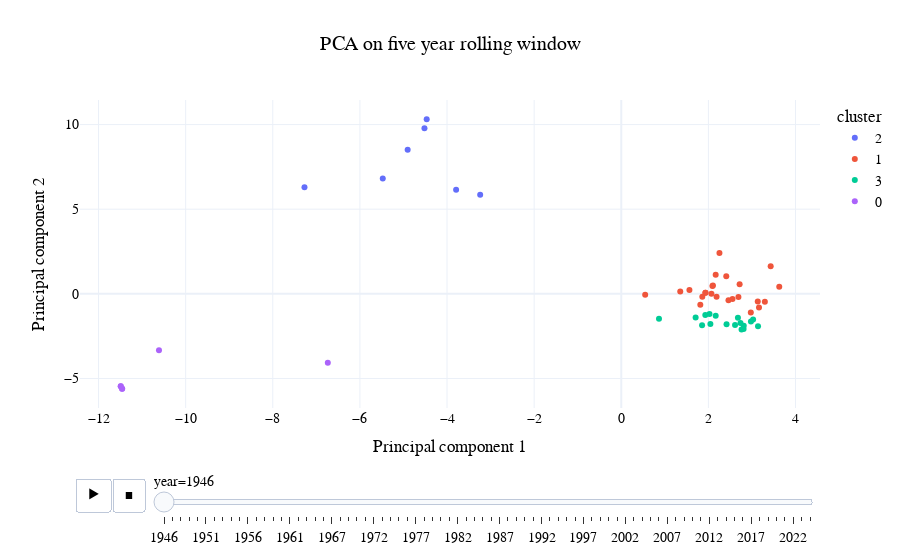

This figure's notebook cell:
### Code cell
# Create an interactive scatter plot with a slider
fig = px.scatter(
    results,
    x='PCA1',
    y='PCA2',
    color='cluster',
    animation_frame='year',
    hover_data={'ms_name': True, 'PCA1': False, 'PCA2': False},
    title='PCA on five year rolling window',
    labels={'PCA1': 'Principal component 1', 'PCA2': 'Principal component 2'},
    template='plotly_white'
)

fig.update_layout(
    font=dict(
        family='Helvetica', 
        size=14,         # Font size
        color='black'     # Font color
    ),
    title_x=0.5  # Center the title
)

# Show the plot
fig.show()

fig.write_html("outputs/interactive_pca_plot with windows.html", auto_play=False)

### Figure 1 — Plotly figure (JSON) as saved in the notebook; plotly's stock layout.template omitted (floating-point values rounded to 4 significant figures)
{"data": [{"customdata": [["AFGHANISTAN"], ["COLOMBIA"], ["CZECHOSLOVAKIA"], ["ECUADOR"], ["HAITI"], ["INDIA"], ["VENEZUELA"]], "hovertemplate": "cluster=2<br>year=1946<br>ms_name=%{customdata[0]}<extra></extra>", "legendgroup": "2", "marker": {"color": "#636efa", "symbol": "circle"}, "mode": "markers", "name": "2", "orientation": "v", "showlegend": true, "type": "scatter", "x": [-4.518, -4.904, -7.272, -3.239, -4.467, -5.475, -3.791], "xaxis": "x", "y": [9.776, 8.513, 6.303, 5.853, 10.32, 6.817, 6.152], "yaxis": "y"}, {"customdata": [["ARGENTINA"], ["AUSTRALIA"], ["BOLIVIA"], ["BRAZIL"], ["CHILE"], ["COSTA RICA"], ["CUBA"], ["EGYPT"], ["ETHIOPIA"], ["GUATEMALA"], ["HONDURAS"], ["IRAQ"], ["ICELAND"], ["LEBANON"], ["LUXEMBOURG"], ["MEXICO"], ["NICARAGUA"], ["NETHERLANDS"], ["PANAMA"], ["SAUDI ARABIA"], ["EL SALVADOR"], ["SWEDEN"], ["SYRIAN ARAB REPUBLIC"], ["TURKEY"]], "hovertemplate": "cluster=1<br>year=1946<br>ms_name=%{customdata[0]}<extra></extra>", "legendgroup": "1", "marker": {"color": "#EF553B", "symbol": "circle"}, "mode": "markers", "name": "1", "orientation": "v", "showlegend": true, "type": "scatter", "x": [2.188, 1.815, 1.861, 2.461, 0.5491, 2.411, 2.974, 2.104, 1.354, 1.565, 3.162, 1.933, 2.168, 3.297, 2.554, 2.07, 3.627, 3.134, 2.717, 2.093, 3.43, 2.254, 1.933, 2.69], "xaxis": "x", "y": [-0.1703, -0.6439, -0.176, -0.3807, -0.04934, 1.046, -1.101, 0.4924, 0.1358, 0.2249, -0.8084, 0.07182, 1.125, -0.4699, -0.301, 0.004957, 0.4234, -0.4534, 0.5737, 0.4632, 1.635, 2.408, 0.07182, -0.1839], "yaxis": "y"}, {"customdata": [["BELGIUM"], ["CANADA"], ["CHINA"], ["DENMARK"], ["DOMINICAN REPUBLIC"], ["FRANCE"], ["UNITED KINGDOM"], ["GREECE"], ["IRAN (ISLAMIC REPUBLIC OF)"], ["NORWAY"], ["NEW ZEALAND"], ["PERU"], ["PHILIPPINES"], ["PARAGUAY"], ["URUGUAY"], ["UNITED STATES"], ["SOUTH AFRICA"]], "hovertemplate": "cluster=3<br>year=1946<br>ms_name=%{customdata[0]}<extra></extra>", "legendgroup": "3", "marker": {"color": "#00cc96", "symbol": "circle"}, "mode": "markers", "name": "3", "orientation": "v", "showlegend": true, "type": "scatter", "x": [2.047, 2.812, 1.856, 2.026, 2.168, 0.8661, 3.139, 2.737, 1.707, 1.929, 2.762, 2.977, 2.678, 3.027, 2.417, 2.808, 2.612], "xaxis": "x", "y": [-1.777, -1.889, -1.862, -1.197, -1.291, -1.472, -1.91, -1.721, -1.391, -1.245, -2.112, -1.635, -1.413, -1.509, -1.791, -2.079, -1.835], "yaxis": "y"}, {"customdata": [["BELARUS"], ["LIBERIA"], ["POLAND"], ["USSR"], ["UKRAINE"], ["YUGOSLAVIA"]], "hovertemplate": "cluster=0<br>year=1946<br>ms_name=%{customdata[0]}<extra></extra>", "legendgroup": "0", "marker": {"color": "#ab63fa", "symbol": "circle"}, "mode": "markers", "name": "0", "orientation": "v", "showlegend": true, "type": "scatter", "x": [-11.49, -6.737, -10.61, -11.46, -11.49, -11.46], "xaxis": "x", "y": [-5.457, -4.071, -3.334, -5.613, -5.457, -5.613], "yaxis": "y"}], "layout": {"font": {"color": "black", "family": "Helvetica", "size": 14}, "legend": {"title": {"text": "cluster"}, "tracegroupgap": 0}, "sliders": [{"active": 0, "currentvalue": {"prefix": "year="}, "len": 0.9, "pad": {"b": 10, "t": 60}, "steps": [{"args": [["1946"], {"frame": {"duration": 0, "redraw": false}, "fromcurrent": true, "mode": "immediate", "transition": {"duration": 0, "easing": "linear"}}], "label": "1946", "method": "animate"}, {"args": [["1947"], {"frame": {"duration": 0, "redraw": false}, "fromcurrent": true, "mode": "immediate", "transition": {"duration": 0, "easing": "linear"}}], "label": "1947", "method": "animate"}, {"args": [["1948"], {"frame": {"duration": 0, "redraw": false}, "fromcurrent": true, "mode": "immediate", "transition": {"duration": 0, "easing": "linear"}}], "label": "1948", "method": "animate"}, {"args": [["1949"], {"frame": {"duration": 0, "redraw": false}, "fromcurrent": true, "mode": "immediate", "transition": {"duration": 0, "easing": "linear"}}], "label": "1949", "method": "animate"}, {"args": [["1950"], {"frame": {"duration": 0, "redraw": false}, "fromcurrent": true, "mode": "immediate", "transition": {"duration": 0, "easing": "linear"}}], "label": "1950", "method": "animate"}, {"args": [["1951"], {"frame": {"duration": 0, "redraw": false}, "fromcurrent": true, "mode": "immediate", "transition": {"duration": 0, "easing": "linear"}}], "label": "1951", "method": "animate"}, {"args": [["1952"], {"frame": {"duration": 0, "redraw": false}, "fromcurrent": true, "mode": "immediate", "transition": {"duration": 0, "easing": "linear"}}], "label": "1952", "method": "animate"}, {"args": [["1953"], {"frame": {"duration": 0, "redraw": false}, "fromcurrent": true, "mode": "immediate", "transition": {"duration": 0, "easing": "linear"}}], "label": "1953", "method": "animate"}, {"args": [["1954"], {"frame": {"duration": 0, "redraw": false}, "fromcurrent": true, "mode": "immediate", "transition": {"duration": 0, "easing": "linear"}}], "label": "1954", "method": "animate"}, {"args": [["1955"], {"frame": {"duration": 0, "redraw": false}, "fromcurrent": true, "mode": "immediate", "transition": {"duration": 0, "easing": "linear"}}], "label": "1955", "method": "animate"}, {"args": [["1956"], {"frame": {"duration": 0, "redraw": false}, "fromcurrent": true, "mode": "immediate", "transition": {"duration": 0, "easing": "linear"}}], "label": "1956", "method": "animate"}, {"args": [["1957"], {"frame": {"duration": 0, "redraw": false}, "fromcurrent": true, "mode": "immediate", "transition": {"duration": 0, "easing": "linear"}}], "label": "1957", "method": "animate"}, {"args": [["1958"], {"frame": {"duration": 0, "redraw": false}, "fromcurrent": true, "mode": "immediate", "transition": {"duration": 0, "easing": "linear"}}], "label": "1958", "method": "animate"}, {"args": [["1959"], {"frame": {"duration": 0, "redraw": false}, "fromcurrent": true, "mode": "immediate", "transition": {"duration": 0, "easing": "linear"}}], "label": "1959", "method": "animate"}, {"args": [["1960"], {"frame": {"duration": 0, "redraw": false}, "fromcurrent": true, "mode": "immediate", "transition": {"duration": 0, "easing": "linear"}}], "label": "1960", "method": "animate"}, {"args": [["1961"], {"frame": {"duration": 0, "redraw": false}, "fromcurrent": true, "mode": "immediate", "transition": {"duration": 0, "easing": "linear"}}], "label": "1961", "method": "animate"}, {"args": [["1962"], {"frame": {"duration": 0, "redraw": false}, "fromcurrent": true, "mode": "immediate", "transition": {"duration": 0, "easing": "linear"}}], "label": "1962", "method": "animate"}, {"args": [["1963"], {"frame": {"duration": 0, "redraw": false}, "fromcurrent": true, "mode": "immediate", "transition": {"duration": 0, "easing": "linear"}}], "label": "1963", "method": "animate"}, {"args": [["1965"], {"frame": {"duration": 0, "redraw": false}, "fromcurrent": true, "mode": "immediate", "transition": {"duration": 0, "easing": "linear"}}], "label": "1965", "method": "animate"}, {"args": [["1966"], {"frame": {"duration": 0, "redraw": false}, "fromcurrent": true, "mode": "immediate", "transition": {"duration": 0, "easing": "linear"}}], "label": "1966", "method": "animate"}, {"args": [["1967"], {"frame": {"duration": 0, "redraw": false}, "fromcurrent": true, "mode": "immediate", "transition": {"duration": 0, "easing": "linear"}}], "label": "1967", "method": "animate"}, {"args": [["1968"], {"frame": {"duration": 0, "redraw": false}, "fromcurrent": true, "mode": "immediate", "transition": {"duration": 0, "easing": "linear"}}], "label": "1968", "method": "animate"}, {"args": [["1969"], {"frame": {"duration": 0, "redraw": false}, "fromcurrent": true, "mode": "immediate", "transition": {"duration": 0, "easing": "linear"}}], "label": "1969", "method": "animate"}, {"args": [["1970"], {"frame": {"duration": 0, "redraw": false}, "fromcurrent": true, "mode": "immediate", "transition": {"duration": 0, "easing": "linear"}}], "label": "1970", "method": "animate"}, {"args": [["1971"], {"frame": {"duration": 0, "redraw": false}, "fromcurrent": true, "mode": "immediate", "transition": {"duration": 0, "easing": "linear"}}], "label": "1971", "method": "animate"}, {"args": [["1972"], {"frame": {"duration": 0, "redraw": false}, "fromcurrent": true, "mode": "immediate", "transition": {"duration": 0, "easing": "linear"}}], "label": "1972", "method": "animate"}, {"args": [["1973"], {"frame": {"duration": 0, "redraw": false}, "fromcurrent": true, "mode": "immediate", "transition": {"duration": 0, "easing": "linear"}}], "label": "1973", "method": "animate"}, {"args": [["1974"], {"frame": {"duration": 0, "redraw": false}, "fromcurrent": true, "mode": "immediate", "transition": {"duration": 0, "easing": "linear"}}], "label": "1974", "method": "animate"}, {"args": [["1975"], {"frame": {"duration": 0, "redraw": false}, "fromcurrent": true, "mode": "immediate", "transition": {"duration": 0, "easing": "linear"}}], "label": "1975", "method": "animate"}, {"args": [["1976"], {"frame": {"duration": 0, "redraw": false}, "fromcurrent": true, "mode": "immediate", "transition": {"duration": 0, "easing": "linear"}}], "label": "1976", "method": "animate"}, {"args": [["1977"], {"frame": {"duration": 0, "redraw": false}, "fromcurrent": true, "mode": "immediate", "transition": {"duration": 0, "easing": "linear"}}], "label": "1977", "method": "animate"}, {"args": [["1978"], {"frame": {"duration": 0, "redraw": false}, "fromcurrent": true, "mode": "immediate", "transition": {"duration": 0, "easing": "linear"}}], "label": "1978", "method": "animate"}, {"args": [["1979"], {"frame": {"duration": 0, "redraw": false}, "fromcurrent": true, "mode": "immediate", "transition": {"duration": 0, "easing": "linear"}}], "label": "1979", "method": "animate"}, {"args": [["1980"], {"frame": {"duration": 0, "redraw": false}, "fromcurrent": true, "mode": "immediate", "transition": {"duration": 0, "easing": "linear"}}], "label": "1980", "method": "animate"}, {"args": [["1981"], {"frame": {"duration": 0, "redraw": false}, "fromcurrent": true, "mode": "immediate", "transition": {"duration": 0, "easing": "linear"}}], "label": "1981", "method": "animate"}, {"args": [["1982"], {"frame": {"duration": 0, "redraw": false}, "fromcurrent": true, "mode": "immediate", "transition": {"duration": 0, "easing": "linear"}}], "label": "1982", "method": "animate"}, {"args": [["1983"], {"frame": {"duration": 0, "redraw": false}, "fromcurrent": true, "mode": "immediate", "transition": {"duration": 0, "easing": "linear"}}], "label": "1983", "method": "animate"}, {"args": [["1984"], {"frame": {"duration": 0, "redraw": false}, "fromcurrent": true, "mode": "immediate", "transition": {"duration": 0, "easing": "linear"}}], "label": "1984", "method": "animate"}, {"args": [["1985"], {"frame": {"duration": 0, "redraw": false}, "fromcurrent": true, "mode": "immediate", "transition": {"duration": 0, "easing": "linear"}}], "label": "1985", "method": "animate"}, {"args": [["1986"], {"frame": {"duration": 0, "redraw": false}, "fromcurrent": true, "mode": "immediate", "transition": {"duration": 0, "easing": "linear"}}], "label": "1986", "method": "animate"}, {"args": [["1987"], {"frame": {"duration": 0, "redraw": false}, "fromcurrent": true, "mode": "immediate", "transition": {"duration": 0, "easing": "linear"}}], "label": "1987", "method": "animate"}, {"args": [["1988"], {"frame": {"duration": 0, "redraw": false}, "fromcurrent": true, "mode": "immediate", "transition": {"duration": 0, "easing": "linear"}}], "label": "1988", "method": "animate"}, {"args": [["1989"], {"frame": {"duration": 0, "redraw": false}, "fromcurrent": true, "mode": "immediate", "transition": {"duration": 0, "easing": "linear"}}], "label": "1989", "method": "animate"}, {"args": [["1990"], {"frame": {"duration": 0, "redraw": false}, "fromcurrent": true, "mode": "immediate", "transition": {"duration": 0, "easing": "linear"}}], "label": "1990", "method": "animate"}, {"args": [["1991"], {"frame": {"duration": 0, "redraw": false}, "fromcurrent": true, "mode": "immediate", "transition": {"duration": 0, "easing": "linear"}}], "label": "1991", "method": "animate"}, {"args": [["1992"], {"frame": {"duration": 0, "redraw": false}, "fromcurrent": true, "mode": "immediate", "transition": {"duration": 0, "easing": "linear"}}], "label": "1992", "method": "animate"}, {"args": [["1993"], {"frame": {"duration": 0, "redraw": false}, "fromcurrent": true, "mode": "immediate", "transition": {"duration": 0, "easing": "linear"}}], "label": "1993", "method": "animate"}, {"args": [["1994"], {"frame": {"duration": 0, "redraw": false}, "fromcurrent": true, "mode": "immediate", "transition": {"duration": 0, "easing": "linear"}}], "label": "1994", "method": "animate"}, {"args": [["1995"], {"frame": {"duration": 0, "redraw": false}, "fromcurrent": true, "mode": "immediate", "transition": {"duration": 0, "easing": "linear"}}], "label": "1995", "method": "animate"}, {"args": [["1996"], {"frame": {"duration": 0, "redraw": false}, "fromcurrent": true, "mode": "immediate", "transition": {"duration": 0, "easing": "linear"}}], "label": "1996", "method": "animate"}, {"args": [["1997"], {"frame": {"duration": 0, "redraw": false}, "fromcurrent": true, "mode": "immediate", "transition": {"duration": 0, "easing": "linear"}}], "label": "1997", "method": "animate"}, {"args": [["1998"], {"frame": {"duration": 0, "redraw": false}, "fromcurrent": true, "mode": "immediate", "transition": {"duration": 0, "easing": "linear"}}], "label": "1998", "method": "animate"}, {"args": [["1999"], {"frame": {"duration": 0, "redraw": false}, "fromcurrent": true, "mode": "immediate", "transition": {"duration": 0, "easing": "linear"}}], "label": "1999", "method": "animate"}, {"args": [["2000"], {"frame": {"duration": 0, "redraw": false}, "fromcurrent": true, "mode": "immediate", "transition": {"duration": 0, "easing": "linear"}}], "label": "2000", "method": "animate"}, {"args": [["2001"], {"frame": {"duration": 0, "redraw": false}, "fromcurrent": true, "mode": "immediate", "transition": {"duration": 0, "easing": "linear"}}], "label": "2001", "method": "animate"}, {"args": [["2002"], {"frame": {"duration": 0, "redraw": false}, "fromcurrent": true, "mode": "immediate", "transition": {"duration": 0, "easing": "linear"}}], "label": "2002", "method": "animate"}, {"args": [["2003"], {"frame": {"duration": 0, "redraw": false}, "fromcurrent": true, "mode": "immediate", "transition": {"duration": 0, "easing": "linear"}}], "label": "2003", "method": "animate"}, {"args": [["2004"], {"frame": {"duration": 0, "redraw": false}, "fromcurrent": true, "mode": "immediate", "transition": {"duration": 0, "easing": "linear"}}], "label": "2004", "method": "animate"}, {"args": [["2005"], {"frame": {"duration": 0, "redraw": false}, "fromcurrent": true, "mode": "immediate", "transition": {"duration": 0, "easing": "linear"}}], "label": "2005", "method": "animate"}, {"args": [["2006"], {"frame": {"duration": 0, "redraw": false}, "fromcurrent": true, "mode": "immediate", "transition": {"duration": 0, "easing": "linear"}}], "label": "2006", "method": "animate"}, {"args": [["2007"], {"frame": {"duration": 0, "redraw": false}, "fromcurrent": true, "mode": "immediate", "transition": {"duration": 0, "easing": "linear"}}], "label": "2007", "method": "animate"}, {"args": [["2008"], {"frame": {"duration": 0, "redraw": false}, "fromcurrent": true, "mode": "immediate", "transition": {"duration": 0, "easing": "linear"}}], "label": "2008", "method": "animate"}, {"args": [["2009"], {"frame": {"duration": 0, "redraw": false}, "fromcurrent": true, "mode": "immediate", "transition": {"duration": 0, "easing": "linear"}}], "label": "2009", "method": "animate"}, {"args": [["2010"], {"frame": {"duration": 0, "redraw": false}, "fromcurrent": true, "mode": "immediate", "transition": {"duration": 0, "easing": "linear"}}], "label": "2010", "method": "animate"}, {"args": [["2011"], {"frame": {"duration": 0, "redraw": false}, "fromcurrent": true, "mode": "immediate", "transition": {"duration": 0, "easing": "linear"}}], "label": "2011", "method": "animate"}, {"args": [["2012"], {"frame": {"duration": 0, "redraw": false}, "fromcurrent": true, "mode": "immediate", "transition": {"duration": 0, "easing": "linear"}}], "label": "2012", "method": "animate"}, {"args": [["2013"], {"frame": {"duration": 0, "redraw": false}, "fromcurrent": true, "mode": "immediate", "transition": {"duration": 0, "easing": "linear"}}], "label": "2013", "method": "animate"}, {"args": [["2014"], {"frame": {"duration": 0, "redraw": false}, "fromcurrent": true, "mode": "immediate", "transition": {"duration": 0, "easing": "linear"}}], "label": "2014", "method": "animate"}, {"args": [["2015"], {"frame": {"duration": 0, "redraw": false}, "fromcurrent": true, "mode": "immediate", "transition": {"duration": 0, "easing": "linear"}}], "label": "2015", "method": "animate"}, {"args": [["2016"], {"frame": {"duration": 0, "redraw": false}, "fromcurrent": true, "mode": "immediate", "transition": {"duration": 0, "easing": "linear"}}], "label": "2016", "method": "animate"}, {"args": [["2017"], {"frame": {"duration": 0, "redraw": false}, "fromcurrent": true, "mode": "immediate", "transition": {"duration": 0, "easing": "linear"}}], "label": "2017", "method": "animate"}, {"args": [["2018"], {"frame": {"duration": 0, "redraw": false}, "fromcurrent": true, "mode": "immediate", "transition": {"duration": 0, "easing": "linear"}}], "label": "2018", "method": "animate"}, {"args": [["2019"], {"frame": {"duration": 0, "redraw": false}, "fromcurrent": true, "mode": "immediate", "transition": {"duration": 0, "easing": "linear"}}], "label": "2019", "method": "animate"}, {"args": [["2020"], {"frame": {"duration": 0, "redraw": false}, "fromcurrent": true, "mode": "immediate", "transition": {"duration": 0, "easing": "linear"}}], "label": "2020", "method": "animate"}, {"args": [["2021"], {"frame": {"duration": 0, "redraw": false}, "fromcurrent": true, "mode": "immediate", "transition": {"duration": 0, "easing": "linear"}}], "label": "2021", "method": "animate"}, {"args": [["2022"], {"frame": {"duration": 0, "redraw": false}, "fromcurrent": true, "mode": "immediate", "transition": {"duration": 0, "easing": "linear"}}], "label": "2022", "method": "animate"}, {"args": [["2023"], {"frame": {"duration": 0, "redraw": false}, "fromcurrent": true, "mode": "immediate", "transition": {"duration": 0, "easing": "linear"}}], "label": "2023", "method": "animate"}, {"args": [["2024"], {"frame": {"duration": 0, "redraw": false}, "fromcurrent": true, "mode": "immediate", "transition": {"duration": 0, "easing": "linear"}}], "label": "2024", "method": "animate"}], "x": 0.1, "xanchor": "left", "y": 0, "yanchor": "top"}], "title": {"text": "PCA on five year rolling window", "x": 0.5}, "updatemenus": [{"buttons": [{"args": [null, {"frame": {"duration": 500, "redraw": false}, "fromcurrent": true, "mode": "immediate", "transition": {"duration": 500, "easing": "linear"}}], "label": "&#9654;", "method": "animate"}, {"args": [[null], {"frame": {"duration": 0, "redraw": false}, "fromcurrent": true, "mode": "immediate", "transition": {"duration": 0, "easing": "linear"}}], "label": "&#9724;", "method": "animate"}], "direction": "left", "pad": {"r": 10, "t": 70}, "showactive": false, "type": "buttons", "x": 0.1, "xanchor": "right", "y": 0, "yanchor": "top"}], "xaxis": {"anchor": "y", "domain": [0, 1], "title": {"text": "Principal component 1"}}, "yaxis": {"anchor": "x", "domain": [0, 1], "title": {"text": "Principal component 2"}}}}
